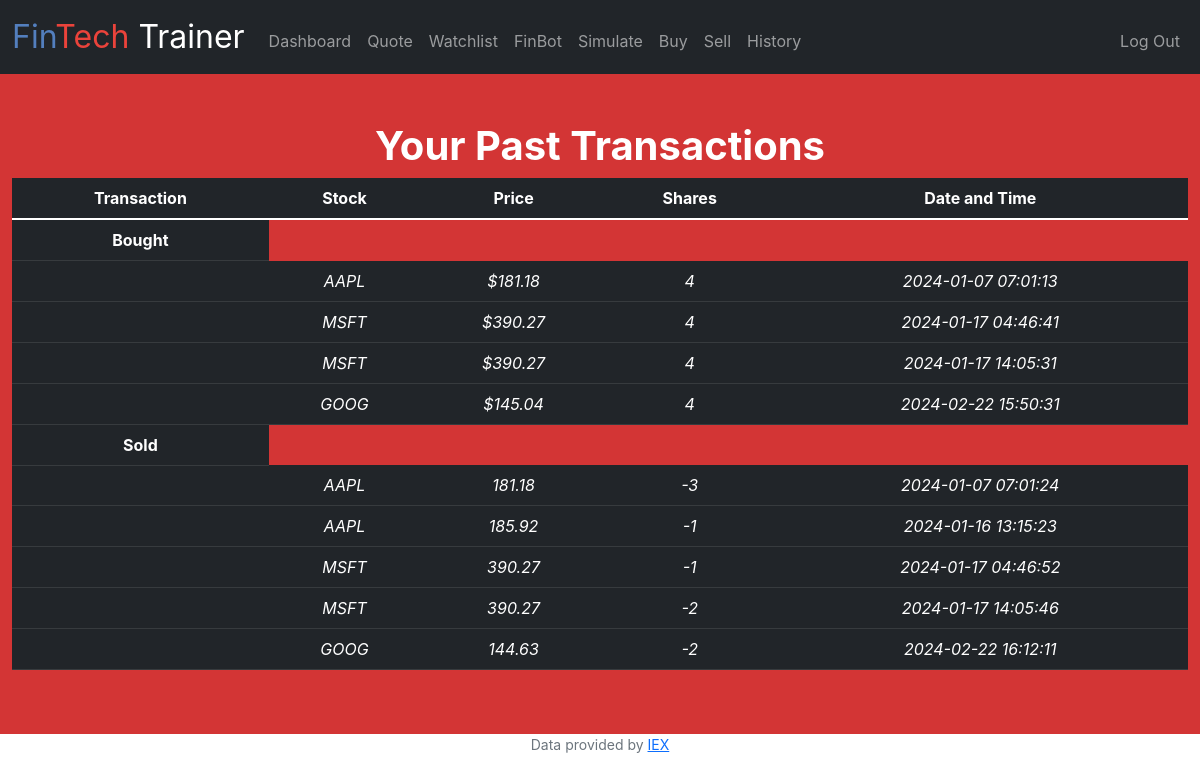
Page /history (signed in) on the earlier database version.
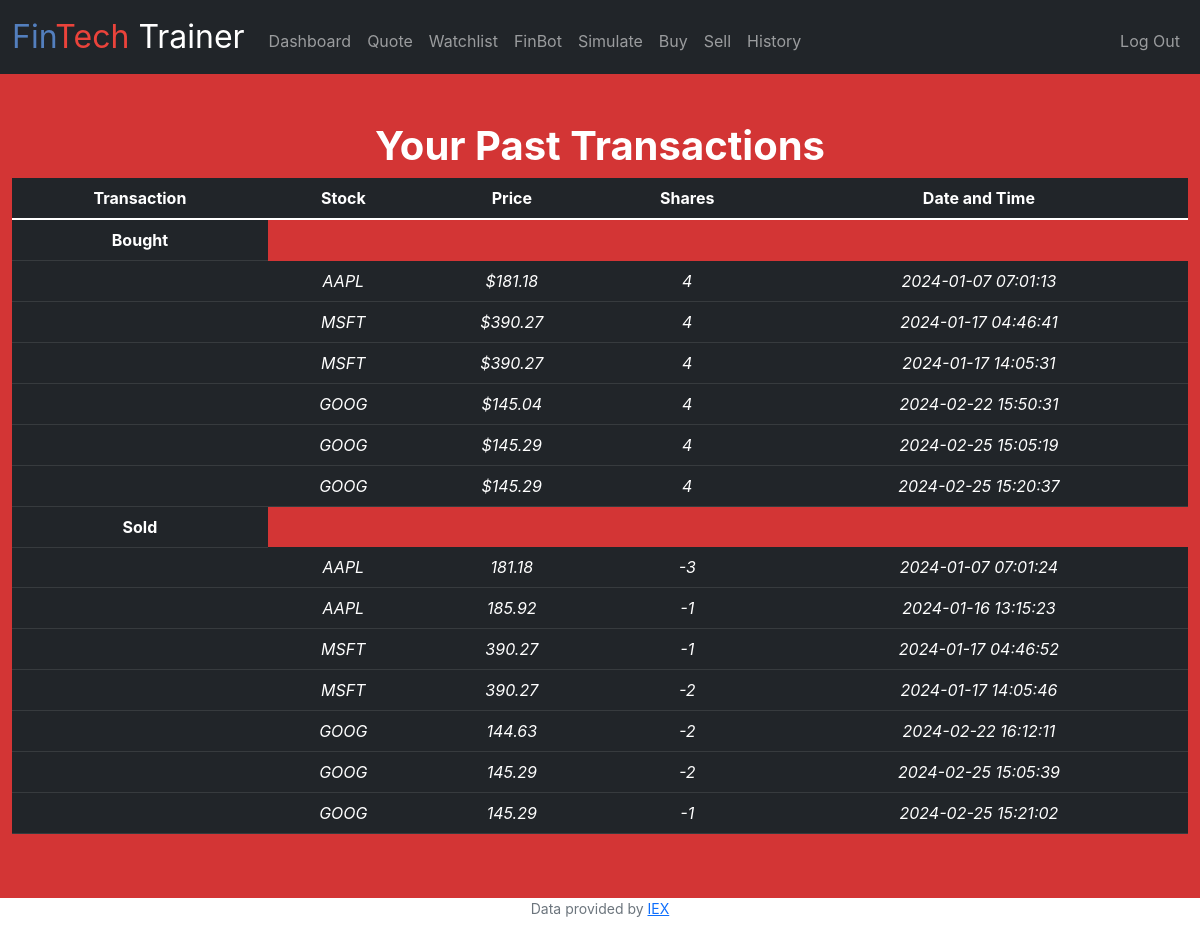
Same page on the later database version.
### tables this page shows
CREATE TABLE purchases (id INTEGER PRIMARY KEY AUTOINCREMENT NOT NULL, username TEXT NOT NULL, stock TEXT NOT NULL, shares INTEGER NOT NULL, price NUMERIC NOT NULL, type TEXT, DT TIMESTAMP);

### app.py (the view)
@app.route("/history")
@login_required
def history():
    userid = session["user_id"]
    username = db.execute("select username from users where id=?",userid)[0]["username"]
    purchases_buy = db.execute("select * from purchases where username= ? AND type='B'",username)
    purchases_sell = db.execute("select * from purchases where username=? AND type='S'",username)
    return render_template("history.html", purchases_buy=purchases_buy, purchases_sell=purchases_sell)

### app.py (called while the page is built)
@app.after_request
def after_request(response):
    response.headers["Cache-Control"] = "no-cache, no-store, must-revalidate"
    response.headers["Expires"] = 0
    response.headers["Pragma"] = "no-cache"
    return response

### helpers.py (called while the page is built)
def login_required(f):
    @wraps(f)
    def decorated_function(*args, **kwargs):
        if session.get("user_id") is None:
            return redirect("/login")
        return f(*args, **kwargs)
    return decorated_function

def usd(value):
    return f"${value:,.2f}"

### templates/history.html (shortened to what this page needs)
{% extends "layout.html" %}
{% block main %}
<h1 class="pageheader">Your Past Transactions</h1>
<table class="table table-dark">
    <thead>
      <tr>
        <th scope="col">Transaction</th>
        <th scope="col">Stock</th>
        <th scope="col">Price</th>
        <th scope="col">Shares</th>
        <th scope="col">Date and Time</th>
      </tr>
    </thead>
    <tbody>
      <tr>
        <th scope="row">Bought</th>
      </tr>
      {% for row in purchases_buy %}
        <tr>
          <th></th>
          <td>{{row.stock}}</td>
          <td>{{row.price | usd}}</td>
          <td>{{row.shares}}</td>
          <td>{{row.DT}}</td>
        </tr>
      {% endfor %}
      <tr>
        <th scope="row">Sold</th>
      </tr>
      {% for row in purchases_sell %}
        <tr>
          <th></th>
          <td>{{row.stock}}</td>
          <td>{{row.price}}</td>
          <td>{{row.shares}}</td>
          <td>{{row.DT}}</td>
        </tr>
      {% endfor %}
    </tbody>
  </table>
{% endblock %}

### templates/layout.html (shortened to what this page needs)
<!DOCTYPE html>
<html lang="en">
    <head>
        <link href="https://cdn.jsdelivr.net/npm/bootstrap@5.1.3/dist/css/bootstrap.min.css" rel="stylesheet">
        <link href="/static/styles.css" rel="stylesheet">
    </head>
    <body>
        <nav class="bg-dark navbar navbar-expand-md navbar-dark">
            <div class="container-fluid">
                <a class="navbar-brand" href="/"><span class="blue">Fin</span><span class="red">Tech</span> <span class="white">Trainer</span></a>
                <div class="collapse navbar-collapse" id="navbar">
                    {% if session["user_id"] %}
                        <ul class="navbar-nav me-auto mt-2">
                            <li class="nav-item"><a class="nav-link" href="/fundamentals">Dashboard</a></li>
                            <li class="nav-item"><a class="nav-link" href="/quote">Quote</a></li>
                            <li class="nav-item"><a class="nav-link" href="/quoted">Watchlist</a></li>
                            <li class="nav-item"><a class="nav-link" href="/response">FinBot</a></li>
                            <li class="nav-item"><a class="nav-link" href="/simulate">Simulate</a></li>
                            <li class="nav-item"><a class="nav-link" href="/buy">Buy</a></li>
                            <li class="nav-item"><a class="nav-link" href="/sell">Sell</a></li>
                            <li class="nav-item"><a class="nav-link" href="/history">History</a></li>
                        </ul>
                        <ul class="navbar-nav ms-auto mt-2">
                            <li class="nav-item"><a class="nav-link" href="/logout">Log Out</a></li>
                        </ul>
                    {% else %}
                        <ul class="navbar-nav ms-auto mt-2">
                            <li class="nav-item"><a class="nav-link" href="/register">Register</a></li>
                            <li class="nav-item"><a class="nav-link" href="/login">Log In</a></li>
                        </ul>
                    {% endif %}
                </div>
            </div>
        </nav>
        <main class="container-fluid py-5 text-center">
            {% block main %}{% endblock %}
        </main>
        <footer class="mb-5 small text-center text-muted">
            Data provided by <a href="https://iexcloud.io/">IEX</a>
        </footer>
    </body>
</html>

### static/styles.css (style rules this page uses)
nav .navbar-brand { font-size: xx-large; }
nav .navbar-brand .blue { color: #537fbe; }
nav .navbar-brand .red { color: #ea433b; }
th { font-style:bold; }
td { font-style:italic; }
tr:nth-child(even) { background-color: #f2f2f2; }
span { color:black; }
main { background-color:#d33535; }
* { padding: 0; margin: 0; overflow-x: hidden; font-family: 'Inter', sans-serif; }
ul { list-style:none; }
.white { color:white; }
.pageheader { color: white; font-weight: 700; }

Differences in the rows shown:
added purchases: stock "GOOG", price "$145.29", shares "4", DT "2024-02-25 15:05:19", shown under "Your Past Transactions"
added purchases: stock "GOOG", price "$145.29", shares "4", DT "2024-02-25 15:20:37", shown under "Your Past Transactions"
added purchases: stock "GOOG", price "145.29", shares "-2", DT "2024-02-25 15:05:39"
added purchases: stock "GOOG", price "145.29", shares "-1", DT "2024-02-25 15:21:02"
